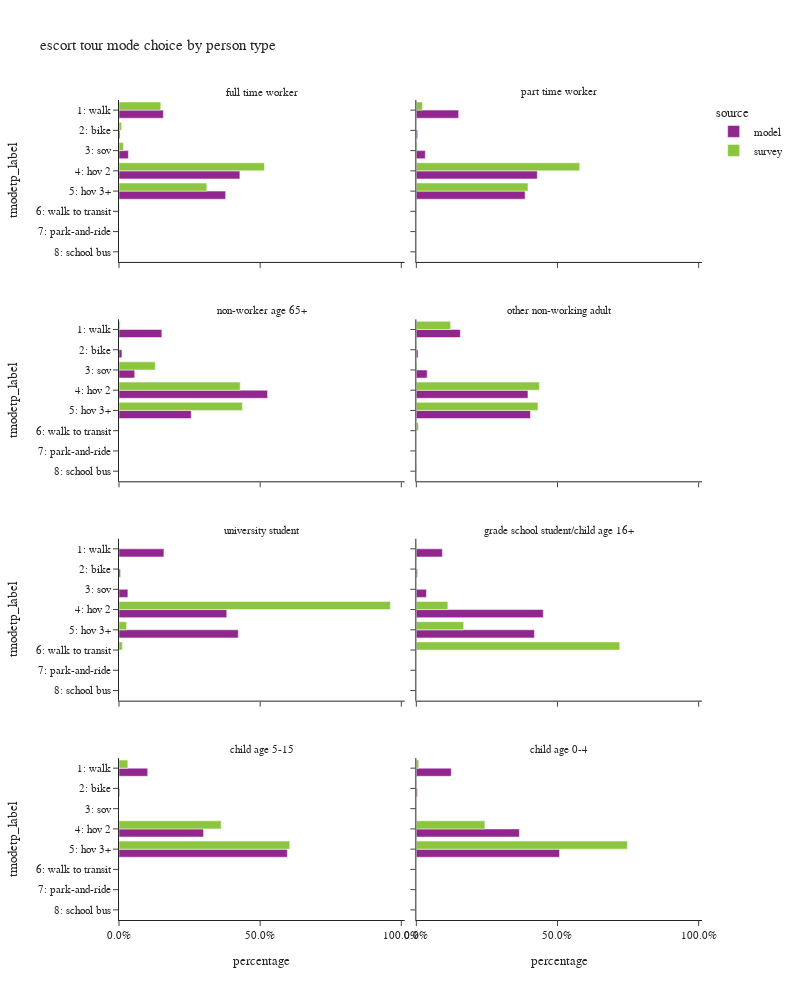

Here is the notebook cell this chart was saved with:
### Code cell
plot_mode_choice(es_tour,"pptyp_label",
                 {"pptyp_label":["full time worker","part time worker","non-worker age 65+","other non-working adult",
                                 "university student","grade school student/child age 16+","child age 5-15","child age 0-4"],
                  "tmodetp_label":["1: walk","2: bike","3: sov","4: hov 2","5: hov 3+","6: walk to transit",
                                   "7: park-and-ride","8: school bus","9: other–survey only"]},
                 "person type",
                 2,1000)

### Figure 1 — Plotly figure (JSON) as saved in the notebook; plotly's stock layout.template omitted (floating-point values rounded to 4 significant figures)
{"data": [{"alignmentgroup": "True", "customdata": [[30130], [713], [6375], [82086], [72413]], "hovertemplate": "source=model<br>pptyp_label=full time worker<br>percentage=%{x}<br>tmodetp_label=%{y}<br>sample count=%{customdata[0]}<extra></extra>", "legendgroup": "model", "marker": {"color": "#91268F", "pattern": {"shape": ""}}, "name": "model", "offsetgroup": "model", "orientation": "h", "showlegend": true, "textposition": "auto", "type": "bar", "x": [0.1572, 0.003719, 0.03325, 0.4282, 0.3777], "xaxis": "x7", "y": ["1: walk", "2: bike", "3: sov", "4: hov 2", "5: hov 3+"], "yaxis": "y7"}, {"alignmentgroup": "True", "customdata": [[35], [8], [10], [114], [66], [2]], "hovertemplate": "source=survey<br>pptyp_label=full time worker<br>percentage=%{x}<br>tmodetp_label=%{y}<br>sample count=%{customdata[0]}<extra></extra>", "legendgroup": "survey", "marker": {"color": "#8CC63E", "pattern": {"shape": ""}}, "name": "survey", "offsetgroup": "survey", "orientation": "h", "showlegend": true, "textposition": "auto", "type": "bar", "x": [0.1479, 0.009274, 0.01534, 0.5153, 0.311, 0.001134], "xaxis": "x7", "y": ["1: walk", "2: bike", "3: sov", "4: hov 2", "5: hov 3+", "6: walk to transit"], "yaxis": "y7"}, {"alignmentgroup": "True", "customdata": [[11330], [347], [2407], [32392], [29127]], "hovertemplate": "source=model<br>pptyp_label=part time worker<br>percentage=%{x}<br>tmodetp_label=%{y}<br>sample count=%{customdata[0]}<extra></extra>", "legendgroup": "model", "marker": {"color": "#91268F", "pattern": {"shape": ""}}, "name": "model", "offsetgroup": "model", "orientation": "h", "showlegend": false, "textposition": "auto", "type": "bar", "x": [0.1499, 0.00459, 0.03184, 0.4284, 0.3853], "xaxis": "x8", "y": ["1: walk", "2: bike", "3: sov", "4: hov 2", "5: hov 3+"], "yaxis": "y8"}, {"alignmentgroup": "True", "customdata": [[7], [2], [31], [28], [1]], "hovertemplate": "source=survey<br>pptyp_label=part time worker<br>percentage=%{x}<br>tmodetp_label=%{y}<br>sample count=%{customdata[0]}<extra></extra>", "legendgroup": "survey", "marker": {"color": "#8CC63E", "pattern": {"shape": ""}}, "name": "survey", "offsetgroup": "survey", "orientation": "h", "showlegend": false, "textposition": "auto", "type": "bar", "x": [0.02182, 0.003179, 0.5789, 0.3954, 0.0007061], "xaxis": "x8", "y": ["1: walk", "3: sov", "4: hov 2", "5: hov 3+", "6: walk to transit"], "yaxis": "y8"}, {"alignmentgroup": "True", "customdata": [[20633], [1423], [7573], [71561], [34771]], "hovertemplate": "source=model<br>pptyp_label=non-worker age 65+<br>percentage=%{x}<br>tmodetp_label=%{y}<br>sample count=%{customdata[0]}<extra></extra>", "legendgroup": "model", "marker": {"color": "#91268F", "pattern": {"shape": ""}}, "name": "model", "offsetgroup": "model", "orientation": "h", "showlegend": false, "textposition": "auto", "type": "bar", "x": [0.1518, 0.01047, 0.0557, 0.5263, 0.2557], "xaxis": "x5", "y": ["1: walk", "2: bike", "3: sov", "4: hov 2", "5: hov 3+"], "yaxis": "y5"}, {"alignmentgroup": "True", "customdata": [[5], [12], [40], [25], [1]], "hovertemplate": "source=survey<br>pptyp_label=non-worker age 65+<br>percentage=%{x}<br>tmodetp_label=%{y}<br>sample count=%{customdata[0]}<extra></extra>", "legendgroup": "survey", "marker": {"color": "#8CC63E", "pattern": {"shape": ""}}, "name": "survey", "offsetgroup": "survey", "orientation": "h", "showlegend": false, "textposition": "auto", "type": "bar", "x": [0.003936, 0.1285, 0.4293, 0.4371, 0.001111], "xaxis": "x5", "y": ["1: walk", "3: sov", "4: hov 2", "5: hov 3+", "6: walk to transit"], "yaxis": "y5"}, {"alignmentgroup": "True", "customdata": [[39106], [1542], [9652], [99212], [101434]], "hovertemplate": "source=model<br>pptyp_label=other non-working adult<br>percentage=%{x}<br>tmodetp_label=%{y}<br>sample count=%{customdata[0]}<extra></extra>", "legendgroup": "model", "marker": {"color": "#91268F", "pattern": {"shape": ""}}, "name": "model", "offsetgroup": "model", "orientation": "h", "showlegend": false, "textposition": "auto", "type": "bar", "x": [0.1558, 0.006145, 0.03846, 0.3954, 0.4042], "xaxis": "x6", "y": ["1: walk", "2: bike", "3: sov", "4: hov 2", "5: hov 3+"], "yaxis": "y6"}, {"alignmentgroup": "True", "customdata": [[21], [2], [5], [74], [40], [3], [1]], "hovertemplate": "source=survey<br>pptyp_label=other non-working adult<br>percentage=%{x}<br>tmodetp_label=%{y}<br>sample count=%{customdata[0]}<extra></extra>", "legendgroup": "survey", "marker": {"color": "#8CC63E", "pattern": {"shape": ""}}, "name": "survey", "offsetgroup": "survey", "orientation": "h", "showlegend": false, "textposition": "auto", "type": "bar", "x": [0.1214, 0.0008328, 0.002336, 0.4358, 0.4308, 0.007304, 0.001431], "xaxis": "x6", "y": ["1: walk", "2: bike", "3: sov", "4: hov 2", "5: hov 3+", "6: walk to transit", "8: school bus"], "yaxis": "y6"}, {"alignmentgroup": "True", "customdata": [[880], [29], [174], [2112], [2337]], "hovertemplate": "source=model<br>pptyp_label=university student<br>percentage=%{x}<br>tmodetp_label=%{y}<br>sample count=%{customdata[0]}<extra></extra>", "legendgroup": "model", "marker": {"color": "#91268F", "pattern": {"shape": ""}}, "name": "model", "offsetgroup": "model", "orientation": "h", "showlegend": false, "textposition": "auto", "type": "bar", "x": [0.1591, 0.005242, 0.03145, 0.3818, 0.4225], "xaxis": "x3", "y": ["1: walk", "2: bike", "3: sov", "4: hov 2", "5: hov 3+"], "yaxis": "y3"}, {"alignmentgroup": "True", "customdata": [[6], [1], [1]], "hovertemplate": "source=survey<br>pptyp_label=university student<br>percentage=%{x}<br>tmodetp_label=%{y}<br>sample count=%{customdata[0]}<extra></extra>", "legendgroup": "survey", "marker": {"color": "#8CC63E", "pattern": {"shape": ""}}, "name": "survey", "offsetgroup": "survey", "orientation": "h", "showlegend": false, "textposition": "auto", "type": "bar", "x": [0.9613, 0.02695, 0.01178], "xaxis": "x3", "y": ["4: hov 2", "5: hov 3+", "6: walk to transit"], "yaxis": "y3"}, {"alignmentgroup": "True", "customdata": [[490], [21], [190], [2386], [2220]], "hovertemplate": "source=model<br>pptyp_label=grade school student/child age 16+<br>percentage=%{x}<br>tmodetp_label=%{y}<br>sample count=%{customdata[0]}<extra></extra>", "legendgroup": "model", "marker": {"color": "#91268F", "pattern": {"shape": ""}}, "name": "model", "offsetgroup": "model", "orientation": "h", "showlegend": false, "textposition": "auto", "type": "bar", "x": [0.09233, 0.003957, 0.0358, 0.4496, 0.4183], "xaxis": "x4", "y": ["1: walk", "2: bike", "3: sov", "4: hov 2", "5: hov 3+"], "yaxis": "y4"}, {"alignmentgroup": "True", "customdata": [[4], [2], [1]], "hovertemplate": "source=survey<br>pptyp_label=grade school student/child age 16+<br>percentage=%{x}<br>tmodetp_label=%{y}<br>sample count=%{customdata[0]}<extra></extra>", "legendgroup": "survey", "marker": {"color": "#8CC63E", "pattern": {"shape": ""}}, "name": "survey", "offsetgroup": "survey", "orientation": "h", "showlegend": false, "textposition": "auto", "type": "bar", "x": [0.1117, 0.1678, 0.7206], "xaxis": "x4", "y": ["4: hov 2", "5: hov 3+", "6: walk to transit"], "yaxis": "y4"}, {"alignmentgroup": "True", "customdata": [[7084], [190], [20883], [41563]], "hovertemplate": "source=model<br>pptyp_label=child age 5-15<br>percentage=%{x}<br>tmodetp_label=%{y}<br>sample count=%{customdata[0]}<extra></extra>", "legendgroup": "model", "marker": {"color": "#91268F", "pattern": {"shape": ""}}, "name": "model", "offsetgroup": "model", "orientation": "h", "showlegend": false, "textposition": "auto", "type": "bar", "x": [0.1016, 0.002725, 0.2995, 0.5961], "xaxis": "x", "y": ["1: walk", "2: bike", "4: hov 2", "5: hov 3+"], "yaxis": "y"}, {"alignmentgroup": "True", "customdata": [[5], [12], [34], [1], [2]], "hovertemplate": "source=survey<br>pptyp_label=child age 5-15<br>percentage=%{x}<br>tmodetp_label=%{y}<br>sample count=%{customdata[0]}<extra></extra>", "legendgroup": "survey", "marker": {"color": "#8CC63E", "pattern": {"shape": ""}}, "name": "survey", "offsetgroup": "survey", "orientation": "h", "showlegend": false, "textposition": "auto", "type": "bar", "x": [0.03117, 0.362, 0.6048, 0.001156, 0.0008817], "xaxis": "x", "y": ["1: walk", "4: hov 2", "5: hov 3+", "6: walk to transit", "8: school bus"], "yaxis": "y"}, {"alignmentgroup": "True", "customdata": [[10130], [312], [29898], [41546]], "hovertemplate": "source=model<br>pptyp_label=child age 0-4<br>percentage=%{x}<br>tmodetp_label=%{y}<br>sample count=%{customdata[0]}<extra></extra>", "legendgroup": "model", "marker": {"color": "#91268F", "pattern": {"shape": ""}}, "name": "model", "offsetgroup": "model", "orientation": "h", "showlegend": false, "textposition": "auto", "type": "bar", "x": [0.1237, 0.00381, 0.3651, 0.5074], "xaxis": "x2", "y": ["1: walk", "2: bike", "4: hov 2", "5: hov 3+"], "yaxis": "y2"}, {"alignmentgroup": "True", "customdata": [[7], [1], [8], [33]], "hovertemplate": "source=survey<br>pptyp_label=child age 0-4<br>percentage=%{x}<br>tmodetp_label=%{y}<br>sample count=%{customdata[0]}<extra></extra>", "legendgroup": "survey", "marker": {"color": "#8CC63E", "pattern": {"shape": ""}}, "name": "survey", "offsetgroup": "survey", "orientation": "h", "showlegend": false, "textposition": "auto", "type": "bar", "x": [0.008587, 0.001095, 0.2428, 0.7475], "xaxis": "x2", "y": ["1: walk", "2: bike", "4: hov 2", "5: hov 3+"], "yaxis": "y2"}], "layout": {"annotations": [{"font": {}, "showarrow": false, "text": "child age 5-15", "x": 0.245, "xanchor": "center", "xref": "paper", "y": 0.1975, "yanchor": "bottom", "yref": "paper"}, {"font": {}, "showarrow": false, "text": "child age 0-4", "x": 0.755, "xanchor": "center", "xref": "paper", "y": 0.1975, "yanchor": "bottom", "yref": "paper"}, {"font": {}, "showarrow": false, "text": "university student", "x": 0.245, "xanchor": "center", "xref": "paper", "y": 0.465, "yanchor": "bottom", "yref": "paper"}, {"font": {}, "showarrow": false, "text": "grade school student/child age 16+", "x": 0.755, "xanchor": "center", "xref": "paper", "y": 0.465, "yanchor": "bottom", "yref": "paper"}, {"font": {}, "showarrow": false, "text": "non-worker age 65+", "x": 0.245, "xanchor": "center", "xref": "paper", "y": 0.7325, "yanchor": "bottom", "yref": "paper"}, {"font": {}, "showarrow": false, "text": "other non-working adult", "x": 0.755, "xanchor": "center", "xref": "paper", "y": 0.7325, "yanchor": "bottom", "yref": "paper"}, {"font": {}, "showarrow": false, "text": "full time worker", "x": 0.245, "xanchor": "center", "xref": "paper", "y": 1.0, "yanchor": "bottom", "yref": "paper"}, {"font": {}, "showarrow": false, "text": "part time worker", "x": 0.755, "xanchor": "center", "xref": "paper", "y": 1.0, "yanchor": "bottom", "yref": "paper"}], "barmode": "group", "height": 1000, "legend": {"title": {"text": "source"}, "tracegroupgap": 0}, "title": {"text": "escort tour mode choice by person type"}, "width": 800, "xaxis": {"anchor": "y", "domain": [0.0, 0.49], "tickformat": ".1%", "title": {"text": "percentage"}}, "xaxis2": {"anchor": "y2", "domain": [0.51, 1.0], "matches": "x", "tickformat": ".1%", "title": {"text": "percentage"}}, "xaxis3": {"anchor": "y3", "domain": [0.0, 0.49], "matches": "x", "showticklabels": false, "tickformat": ".1%"}, "xaxis4": {"anchor": "y4", "domain": [0.51, 1.0], "matches": "x", "showticklabels": false, "tickformat": ".1%"}, "xaxis5": {"anchor": "y5", "domain": [0.0, 0.49], "matches": "x", "showticklabels": false, "tickformat": ".1%"}, "xaxis6": {"anchor": "y6", "domain": [0.51, 1.0], "matches": "x", "showticklabels": false, "tickformat": ".1%"}, "xaxis7": {"anchor": "y7", "domain": [0.0, 0.49], "matches": "x", "showticklabels": false, "tickformat": ".1%"}, "xaxis8": {"anchor": "y8", "domain": [0.51, 1.0], "matches": "x", "showticklabels": false, "tickformat": ".1%"}, "yaxis": {"anchor": "x", "categoryarray": ["9: other–survey only", "8: school bus", "7: park-and-ride", "6: walk to transit", "5: hov 3+", "4: hov 2", "3: sov", "2: bike", "1: walk"], "categoryorder": "array", "domain": [0.0, 0.1975], "title": {"text": "tmodetp_label"}}, "yaxis2": {"anchor": "x2", "domain": [0.0, 0.1975], "matches": "y", "showticklabels": false}, "yaxis3": {"anchor": "x3", "categoryarray": ["9: other–survey only", "8: school bus", "7: park-and-ride", "6: walk to transit", "5: hov 3+", "4: hov 2", "3: sov", "2: bike", "1: walk"], "categoryorder": "array", "domain": [0.2675, 0.465], "matches": "y", "title": {"text": "tmodetp_label"}}, "yaxis4": {"anchor": "x4", "domain": [0.2675, 0.465], "matches": "y", "showticklabels": false}, "yaxis5": {"anchor": "x5", "categoryarray": ["9: other–survey only", "8: school bus", "7: park-and-ride", "6: walk to transit", "5: hov 3+", "4: hov 2", "3: sov", "2: bike", "1: walk"], "categoryorder": "array", "domain": [0.535, 0.7325], "matches": "y", "title": {"text": "tmodetp_label"}}, "yaxis6": {"anchor": "x6", "domain": [0.535, 0.7325], "matches": "y", "showticklabels": false}, "yaxis7": {"anchor": "x7", "categoryarray": ["9: other–survey only", "8: school bus", "7: park-and-ride", "6: walk to transit", "5: hov 3+", "4: hov 2", "3: sov", "2: bike", "1: walk"], "categoryorder": "array", "domain": [0.8025, 1.0], "matches": "y", "title": {"text": "tmodetp_label"}}, "yaxis8": {"anchor": "x8", "domain": [0.8025, 1.0], "matches": "y", "showticklabels": false}}}
